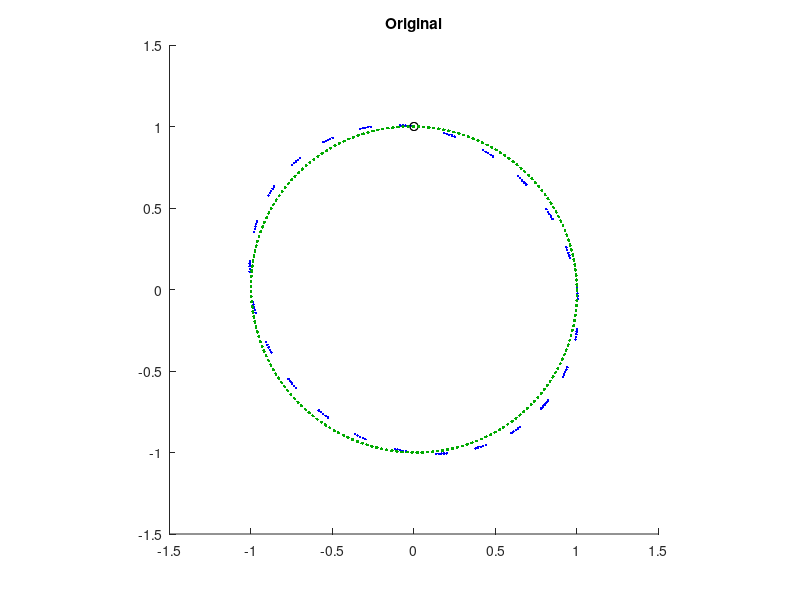

MATLAB code to generate this figure:
clf
axis(1.5*[-1 1 -1 1])
axis square
bg = 'blue';

for h = [1/4 1/32]
   x = 0;
   y = 1;
   line(x,y,'marker','o','color','k')
   for t = 0:h:10*pi
      line(x,y,'marker','.','color',bg)
      x = x + h*y;
      y = y - h*x;
   end
   bg = [0 2/3 0];
end
title('Original')
